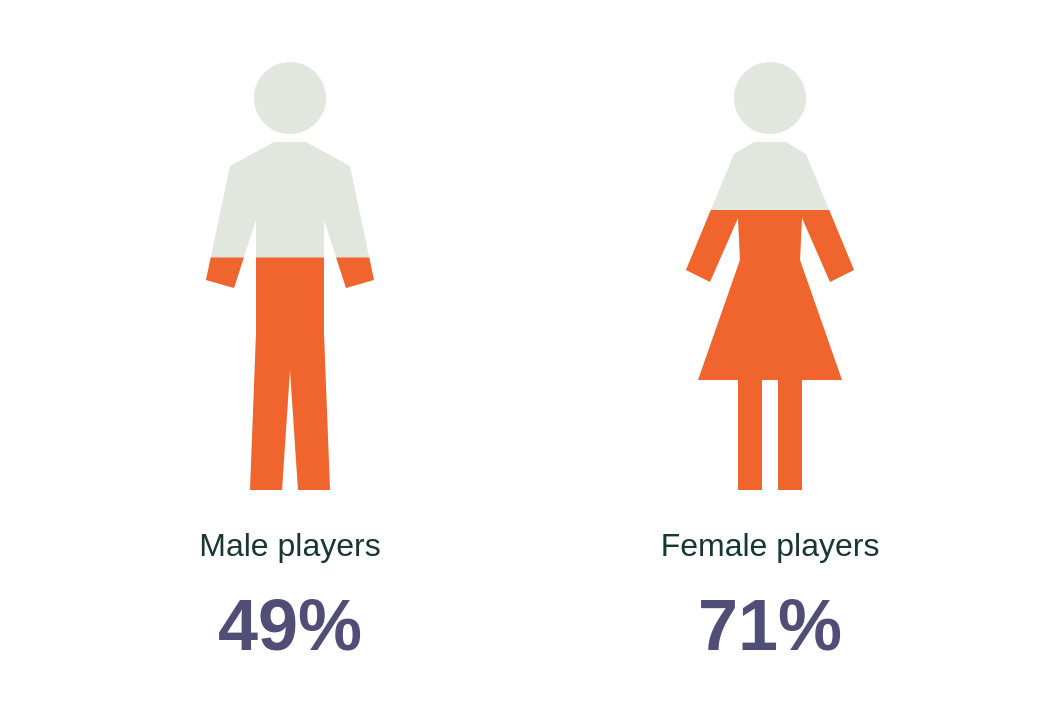

The specification (Vega-Lite) saved for this image:
### Vega specification from a JSON file in a GitHub repository (floating-point values rounded to 4 significant figures)
{"$schema": "https://vega.github.io/schema/vega/v5.json", "description": "Percentage of male and female US video-game players aged 8+ who regularly played puzzle games.", "width": 500, "height": 325, "padding": 15, "background": null, "signals": [{"name": "maleSilhouette", "value": "M78,24 A18,18 0 1,0 42,24 A18,18 0 1,0 78,24 Z M52,46 L68,46 L90,58 L102,115 L88,119 L77,85 L77,142 L80,220 L64,220 L60,160 L56,220 L40,220 L43,142 L43,85 L32,119 L18,115 L30,58 Z"}, {"name": "femaleSilhouette", "value": "M78,24 A18,18 0 1,0 42,24 A18,18 0 1,0 78,24 Z M52,46 L68,46 L78,52 L102,110 L90,116 L76,84 L75,105 L96,165 L76,165 L76,220 L64,220 L64,165 L56,165 L56,220 L44,220 L44,165 L24,165 L45,105 L44,84 L30,116 L18,110 L42,52 Z"}], "data": [{"name": "players", "values": [{"group": "Male players", "percent": 49, "x": 70, "filledPath": "M99.629311,103.739228 L102,115 L88,119 L83.062691,103.739228 L77,103.739228 L77,142 L80,220 L64,220 L60,160 L56,220 L40,220 L43,142 L43,103.739228 L36.937309,103.739228 L32,119 L18,115 L20.370689,103.739228 Z"}, {"group": "Female players", "percent": 71, "x": 310, "filledPath": "M89.591271,80.012238 L102,110 L90,116 L76,84 L75,105 L96,165 L76,165 L76,220 L64,220 L64,165 L56,165 L56,220 L44,220 L44,165 L24,165 L45,105 L44,84 L30,116 L18,110 L30.408729,80.012238 Z"}]}], "marks": [{"name": "backgroundFigures", "type": "path", "from": {"data": "players"}, "encode": {"update": {"x": {"field": "x"}, "y": {"value": 10}, "path": {"signal": "datum.group === 'Female players' ? femaleSilhouette : maleSilhouette"}, "fill": {"value": "#E1E6DF"}, "tooltip": {"signal": "{'Group': datum.group, 'Regularly played puzzle games': datum.percent + '%', 'Population': 'US video-game players aged 8+', 'Source': 'ESA / YouGov, 2026 Essential Facts, p. 14'}"}, "description": {"signal": "datum.group + ': ' + datum.percent + '% regularly played puzzle games.'"}}}}, {"name": "filledFigures", "type": "path", "from": {"data": "players"}, "encode": {"update": {"x": {"field": "x"}, "y": {"value": 10}, "path": {"field": "filledPath"}, "fill": {"value": "#F0652D"}, "tooltip": {"signal": "{'Group': datum.group, 'Regularly played puzzle games': datum.percent + '%', 'Population': 'US video-game players aged 8+', 'Source': 'ESA / YouGov, 2026 Essential Facts, p. 14'}"}}}}, {"type": "text", "interactive": false, "from": {"data": "players"}, "encode": {"update": {"x": {"signal": "datum.x + 60"}, "y": {"value": 258}, "text": {"field": "group"}, "align": {"value": "center"}, "baseline": {"value": "middle"}, "font": {"value": "Arial"}, "fontSize": {"value": 16}, "fill": {"value": "#183733"}}}}, {"type": "text", "interactive": false, "from": {"data": "players"}, "encode": {"update": {"x": {"signal": "datum.x + 60"}, "y": {"value": 299}, "text": {"signal": "datum.percent + '%'"}, "align": {"value": "center"}, "baseline": {"value": "middle"}, "font": {"value": "Arial"}, "fontSize": {"value": 36}, "fontWeight": {"value": 600}, "fill": {"value": "#504E76"}}}}]}
